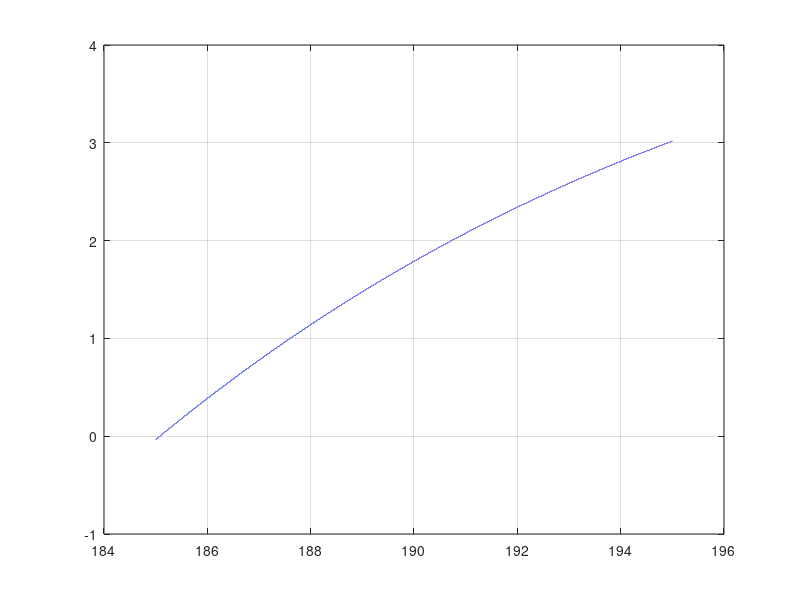

MATLAB code to generate this figure: (Note: this script raises an error after producing the figure.)
clear all
close all
clc
f=vectorize(inline('(-139.344411+(1.575701.*10.^5./Ta)-(6.642308.*10.^7./Ta.^2)+(1.243800.*10.^10./Ta.^3)-(8.621949.*10.^11./Ta.^4))'));
Ta=185:0.0001:195;
y=f(Ta);
plot(Ta,y)
grid on
pause
r(1)=input('escribe un valor inicial para ´proxima la raíz; ')
tol=0.00001;
e(1)=inf;
syms Ta
n=1;
while e(n)>tol
    n=n+1;
    r(n)=r(n-1)-f(r(n-1))/subs(diff(f(v)),r(n-1));
    e(n)=abs(r(n)-r(n-1));
end
fprintf('La raíz es %5.8f con un error de %5.8f\n',r(n),e(n))
